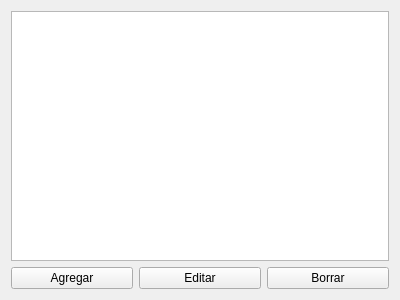
<?xml version="1.0" encoding="UTF-8"?>
<ui version="4.0">
 <class>Form</class>
 <widget class="QWidget" name="Form">
  <property name="geometry">
   <rect>
    <x>0</x>
    <y>0</y>
    <width>400</width>
    <height>300</height>
   </rect>
  </property>
  <property name="windowTitle">
   <string>Form</string>
  </property>
  <layout class="QGridLayout" name="gridLayout">
   <item row="2" column="0">
    <layout class="QHBoxLayout" name="horizontalLayout_2">
     <item>
      <widget class="QPushButton" name="create_button">
       <property name="text">
        <string>Agregar</string>
       </property>
      </widget>
     </item>
     <item>
      <widget class="QPushButton" name="update_button">
       <property name="text">
        <string>Editar</string>
       </property>
      </widget>
     </item>
     <item>
      <widget class="QPushButton" name="delete_button">
       <property name="text">
        <string>Borrar</string>
       </property>
      </widget>
     </item>
    </layout>
   </item>
   <item row="1" column="0">
    <widget class="QTableWidget" name="table_widget"/>
   </item>
   <item row="0" column="0">
    <layout class="QHBoxLayout" name="horizontalLayout"/>
   </item>
  </layout>
 </widget>
 <resources/>
 <connections/>
</ui>
